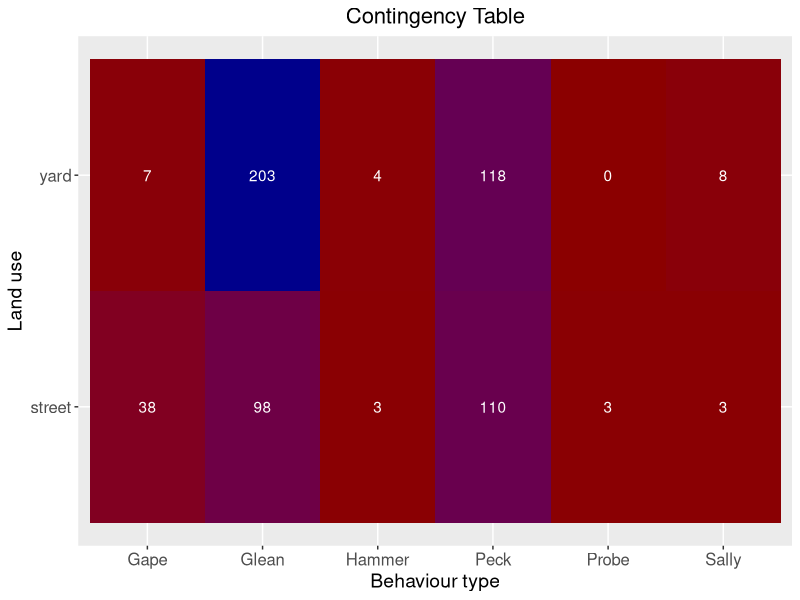
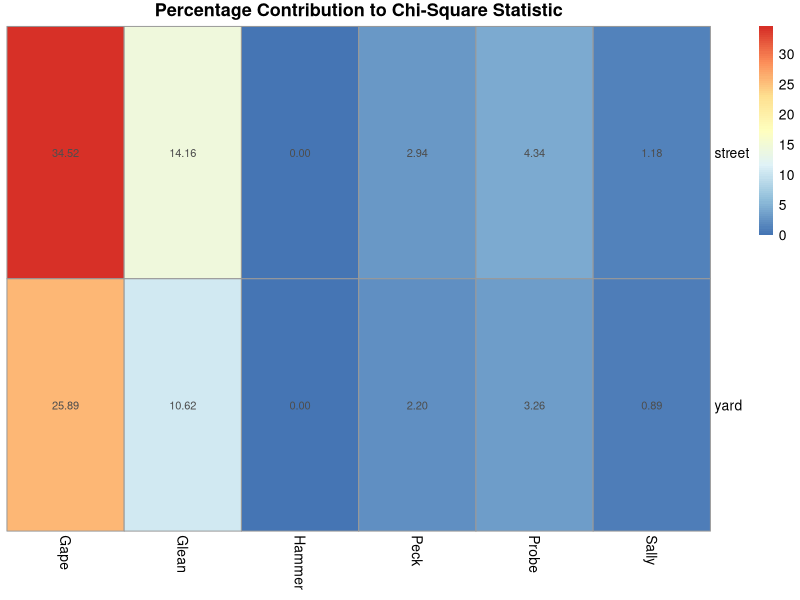

Reproduce these figures in R, in order.
# In this script we investigate whether foraging behaviour patterns 
# differ between yards and ROWs

# Packages used: 
library(tidyverse)
library(ggplot2)
library(pheatmap)

# Reading in the data
data_global <- read.csv("2-Cleaned_data/cleaned_df.csv") 

# Subsetting to only including foraging observations
forg_data <- subset(data_global, Behaviour.type == "Foraging")

forg_data <- forg_data %>% 
  # Removing rows with NA in bird code and behaviour columns
  drop_na(c(Bird.code, Behaviour)) %>% 
  # Removing rows where behaviour type was unknown since this is 
  # not a 'behaviour' we want to evaluate biologically
  filter(!grepl("Unknown", Behaviour)) 


#=======================================================#
        # 1. CREATING CONTINGENCY TABLE #
#=======================================================#


# Creating a contingency table showing the frequency of each 
# behaviour + land use combination
chsq_contingency_table <- table(forg_data$Landtype,forg_data$Behaviour)


# Transforming the contingency table into a df
chsq_contingency_df <- as.data.frame(chsq_contingency_table)


# Plot of the contingency table
ggplot(chsq_contingency_df, aes(x = Var2, y = Var1, fill = Freq)) +
  geom_tile() +
  geom_text(aes(label = Freq), color = "white") +
  scale_fill_gradient(low = "red4", high = "blue4") +
  labs(title = "Contingency Table",
       x = "Behaviour type", y = "Land use") +
  theme(
    legend.position = "none",
    plot.title = element_text(size = 16, hjust = 0.5),
    axis.title = element_text(size = 14),
    axis.text = element_text(size = 12),
    strip.text = element_text(size = 12)  
  )



#=======================================================#
            # 2. PEARSONS CHI SQ TEST #
#=======================================================#

chisq_results <- chisq.test(chsq_contingency_table)
print(chisq_results)

# The following code is double-checking sample sizes to ensure there is enough
# Any cells with less than a count of 10
any(chisq_results$expected < 10) 
# All combinations of land use type and behaviour have at least 10 observation
sum(chsq_contingency_table) 




#==================================================#
        # PEARSON RESIDUALS AND COUNTS #
#==================================================#


observed_counts <- chisq_results$observed
print(observed_counts)

expected_counts <- chisq_results$expected
print(expected_counts)

# The residuals identify categories with the largest discrepancies
# and so identify what behaviours are driving the difference

# Positive residuals: observed is higher than expected
# Negative residuals: observed is lower than expected
# Close to zero residual = variables (land use and behaviour type) are independent from each other

# Standardized pearson's residuals
chisq_results$stdres





#=========================================================#
                # CONTRIBUTION TABLE #
#=========================================================#

# Calculate contribution to chi-square statistic
contributions <- (observed_counts - expected_counts)^2 / expected_counts

# Calculate percentage contributions
total_chi_square <- chisq_results$statistic
percentage_contributions <- 100 * contributions / total_chi_square

# Print percentage contributions
print("Percentage Contributions:")
print(round(percentage_contributions, 2))




#=========================================================#
                      # HEATMAP #
#=========================================================#

# Heatmap visualising the contribution of different combinations 
pheatmap(percentage_contributions,
         display_numbers = TRUE,
         cluster_rows = FALSE,
         cluster_cols = FALSE,
         main = "Percentage Contribution to Chi-Square Statistic")
